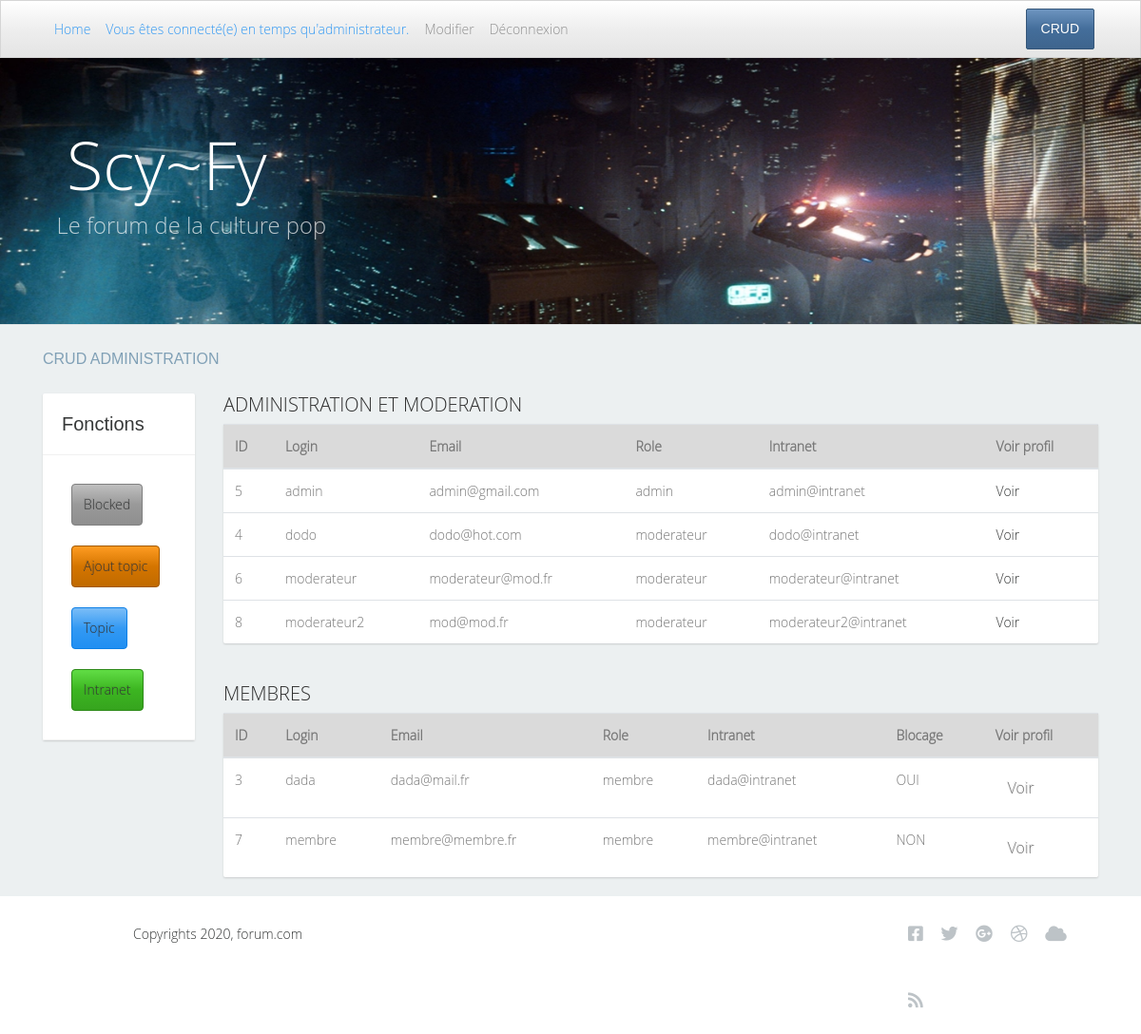
The app's page /admins/crud (signed in), older data.
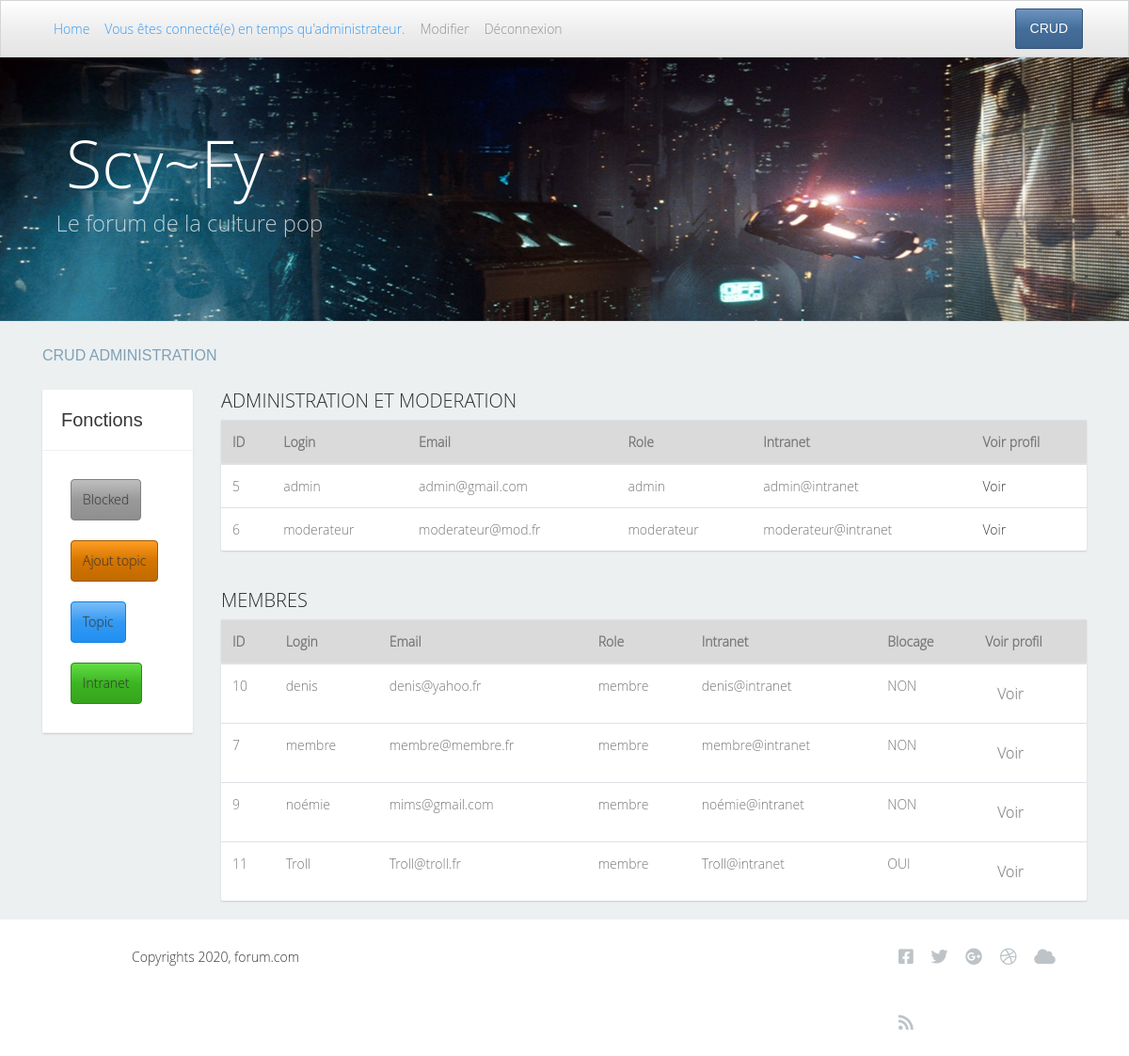
The same page, newer data.
### tables this page shows
CREATE TABLE `utilisateurs` (
  `id` int(11) NOT NULL,
  `login` varchar(250) NOT NULL,
  `password` varchar(250) NOT NULL,
  `email` varchar(250) NOT NULL,
  `intranet` varchar(250) NOT NULL,
  `avatar` varchar(250) NOT NULL,
  `naissance` date NOT NULL,
  `creation` date NOT NULL,
  `genre` varchar(250) NOT NULL,
  `role` varchar(250) NOT NULL,
  `blocage` int(11) DEFAULT NULL,
  `periode_blocage` date DEFAULT NULL
);

### libraries/Database.php (called while the page is built, shortened)
<?php
    class Database {
        private $dbHost = 'localhost';
        private $dbUser ='root';
        private $dbPass = '';
        private $dbName = 'forum';
        private $statement;
        private $dbHandler;
        public function __construct() {
            $conn = 'mysql:host=' . $this->dbHost . ';dbname=' . $this->dbName;
            $options = array(
                PDO::ATTR_PERSISTENT => true,
                PDO::ATTR_ERRMODE => PDO::ERRMODE_EXCEPTION
            );
            try {
                $this->dbHandler = new PDO($conn, $this->dbUser, $this->dbPass, $options);
            } catch (PDOException $e) {
                $this->error = $e->getMessage();
                echo $this->error;
            }
        }
        public function query($sql) {
            $this->statement = $this->dbHandler->prepare($sql);
        }
        public function execute() {
            return $this->statement->execute();
        }
        public function resultSet() {
            $this->execute();
            return $this->statement->fetchAll(PDO::FETCH_OBJ);
        }
    }

### models/Admin.php (called while the page is built, shortened)
<?php
class Admin {
    private $db;
    public function __construct() {
        $this->db = new Database;
    }
    public function crud(){
        $this->db->query('SELECT * FROM utilisateurs ORDER BY login ASC');
        $users=$this->db->resultSet();
        return $users;
    }
    }

### views/admins/crud.php (the view, shortened to what the rows shown need)
<?php
   require ROOT . '/views/includes/head.php';
?>
 <body class="newaccountpage">
    <div class="container-fluid">
        <section class="content">
                <div class="container">
                    <div class="row">
                        <div class="col-lg-10 col-md-10">
                            <div class="post">
                <table class="table table-hover">
                    <thead>
                        <tr class="table-active">
                        <th scope="col">ID</th>
                        <th scope="col">Login</th>
                        <th scope="col">Email</th>
                        <th scope="col">Role</th>
                         <th scope="col">Intranet</th>
                        <th scope="col">Voir profil</th>
                        </tr>
                    </thead>
                    <tbody>
                    <?php
                    foreach($data['users'] as $user){
                        if($user->role =='admin'){
                            echo "<tr>";
                            echo "<td>".$user->id."</td>";
                            echo "<td>".$user->login."</td>";
                            echo "<td>".$user->email."</td>";
                            echo "<td>".$user->role."</td>";
                              echo "<td>".$user->intranet."</td>";
                            echo '<td><a  href="'.WWW_ROOT .'admins/vueProfil/'.$user->id.'">
                             Voir</a></td>';
                             echo "</tr>";
                            }
                        }
                        foreach($data['users'] as $user){
                        if($user->role =='moderateur'){
                            echo "<tr>";
                            echo "<td>".$user->id."</td>";
                            echo "<td>".$user->login."</td>";
                            echo "<td>".$user->email."</td>";
                            echo "<td>".$user->role."</td>";
                              echo "<td>".$user->intranet."</td>";
                            echo '<td><a  href="'.WWW_ROOT .'admins/vueProfil/'.$user->id.'">
                             Voir</a></td>';
                             echo "</tr>";
                            }
                        }
                         ?>
                        </tbody>
                        </table>
                        </div>
                         <div class="post">
                         <table class="table table-hover">
                        <thead>
                        <tr class="table-active">
                        <th scope="col">ID</th>
                        <th scope="col">Login</th>
                        <th scope="col">Email</th>
                        <th scope="col">Role</th>
                         <th scope="col">Intranet</th>
                        <th scope="col">Blocage</th>
                        <th scope="col">Voir profil</th>
                        </tr>
                    </thead>
                    <tbody>
                    <?php
                         foreach($data['users'] as $user){
                        if($user->role =='membre'){
                            echo "<tr>";
                            echo "<td>".$user->id."</td>";
                            echo "<td>".$user->login."</td>";
                            echo "<td>".$user->email."</td>";
                            echo "<td>".$user->role."</td>";
                              echo "<td>".$user->intranet."</td>";
                             echo "<td>";
                             if($user->blocage==0){echo 'NON';}else{echo 'OUI';}
                             echo "</td>";
                            echo '<td><a class="btn orange" href="'.WWW_ROOT .'admins/vueProfil/'.$user->id.'">
                             Voir</a></td>';
                             echo "</tr>";
                            }
                        }
                    ?>
                    </tbody>
                    </table>
                            </div>
                        </div>
                    </div>
                </div>
            </section>
            <?php
            require ROOT . '/views/includes/footer.php';
            ?>

Row changes from the older to the newer data that the page shows:
removed utilisateurs: id "4", login "dodo", email "dodo@hot.com", role "moderateur", intranet "dodo@intranet"
removed utilisateurs: id "8", login "moderateur2", email "mod@mod.fr", role "moderateur", intranet "moderateur2@intranet"
removed utilisateurs: id "3", login "dada", email "dada@mail.fr", role "membre", intranet "dada@intranet", blocage "OUI", shown under "MEMBRES"
added utilisateurs: id "10", login "denis", email "denis@yahoo.fr", role "membre", intranet "denis@intranet", blocage "NON", shown under "MEMBRES"
added utilisateurs: id "9", login "noémie", email "mims@gmail.com", role "membre", intranet "noémie@intranet", blocage "NON", shown under "MEMBRES"
added utilisateurs: id "11", login "Troll", email "Troll@troll.fr", role "membre", intranet "Troll@intranet", blocage "OUI", shown under "MEMBRES"
